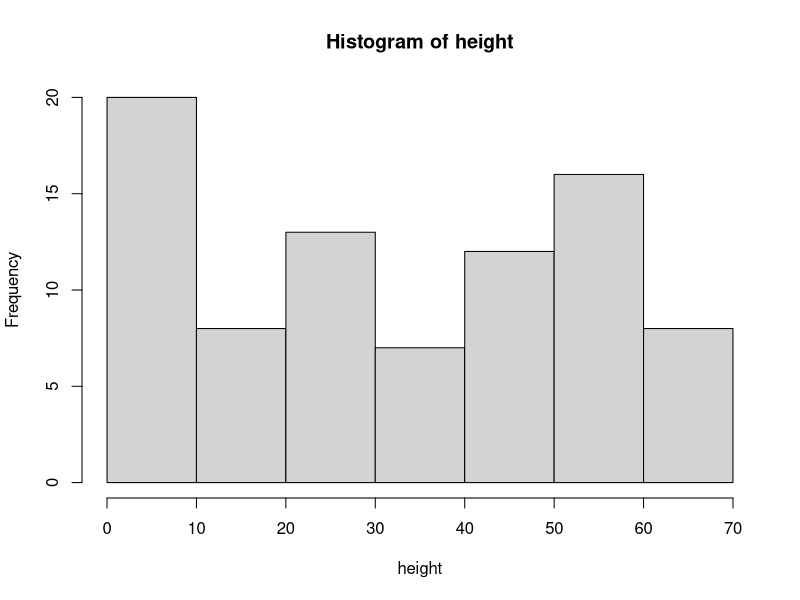
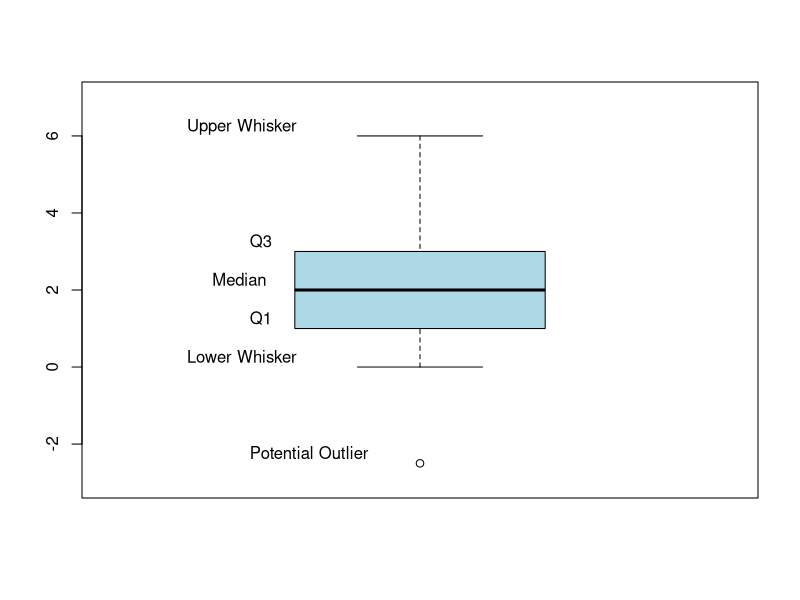
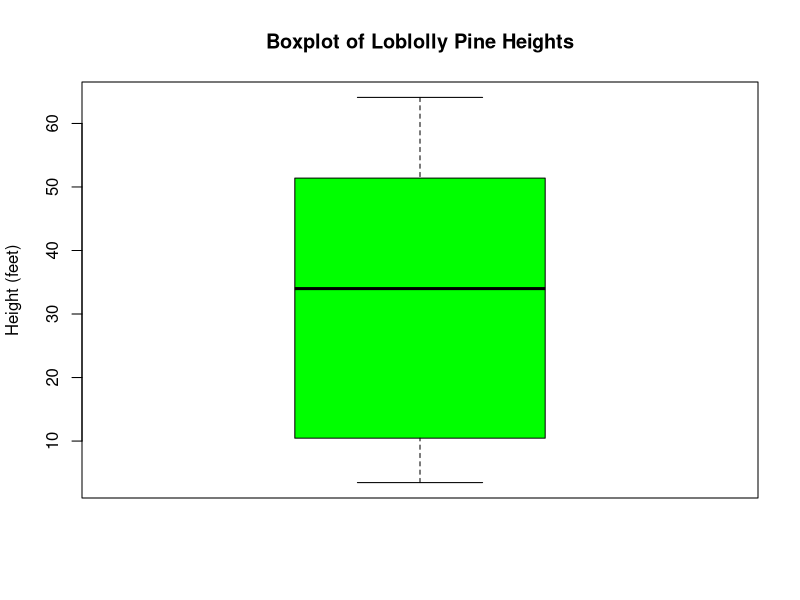

Write R code to recreate these figures, in order.
## ---- chunk 1
Loblolly <- data.frame(height = Loblolly$height, age = Loblolly$age)
## ---- chunk 2
attach(Loblolly)
mean(height)
## ---- chunk 3
hist(height)
## ---- chunk 4
median(height)
detach(Loblolly)
## ---- chunk 5
Loblolly <- data.frame(height = Loblolly$height, age = Loblolly$age)
## ---- chunk 6
attach(Loblolly)
## ---- chunk 7
range(height)
## ---- chunk 8
64.1 - 3.46
## ---- chunk 9
var(height)
## ---- chunk 10
sd(height)
detach(Loblolly)
## ---- chunk 11
set.seed(0)
x <- c(rpois(45,2),-2.5)
boxplot(x, ylim=c(-3,7), col="lightblue")
legend(x=0.58,y=6.8,legend="Upper Whisker",box.lty=0)
legend(x=0.68,y=3.8,legend="Q3",box.lty=0)
legend(x=0.62,y=2.8,legend="Median",box.lty=0)
legend(x=0.68,y=1.8,legend="Q1",box.lty=0)
legend(x=0.58,y=0.8,legend="Lower Whisker",box.lty=0)
legend(x=0.68,y=-1.7,legend="Potential Outlier",box.lty=0)
## ---- chunk 12
Loblolly <- data.frame(height = Loblolly$height, age = Loblolly$age)
## ---- chunk 13
attach(Loblolly)
## ---- chunk 14
summary(height)
## ---- chunk 15
IQR(height)
## ---- chunk 16
detach(Loblolly)
## ---- chunk 17
Loblolly <- data.frame(height = Loblolly$height, age = Loblolly$age)
## ---- chunk 18
attach(Loblolly)
## ---- chunk 19
boxplot(height,
        main = "Boxplot of Loblolly Pine Heights", 
        ylab = "Height (feet)",
        col = "green")
## ---- chunk 20
detach(Loblolly)
